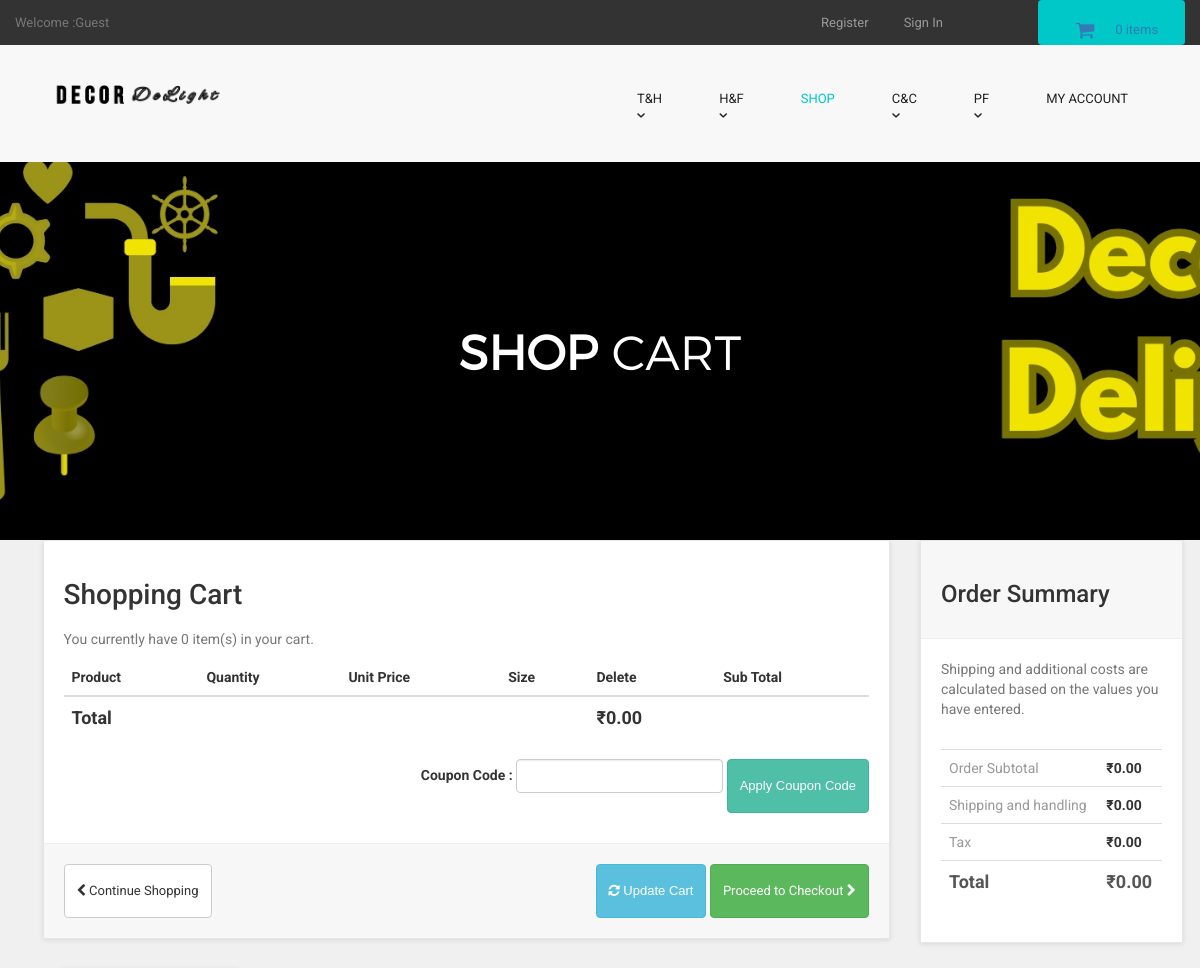
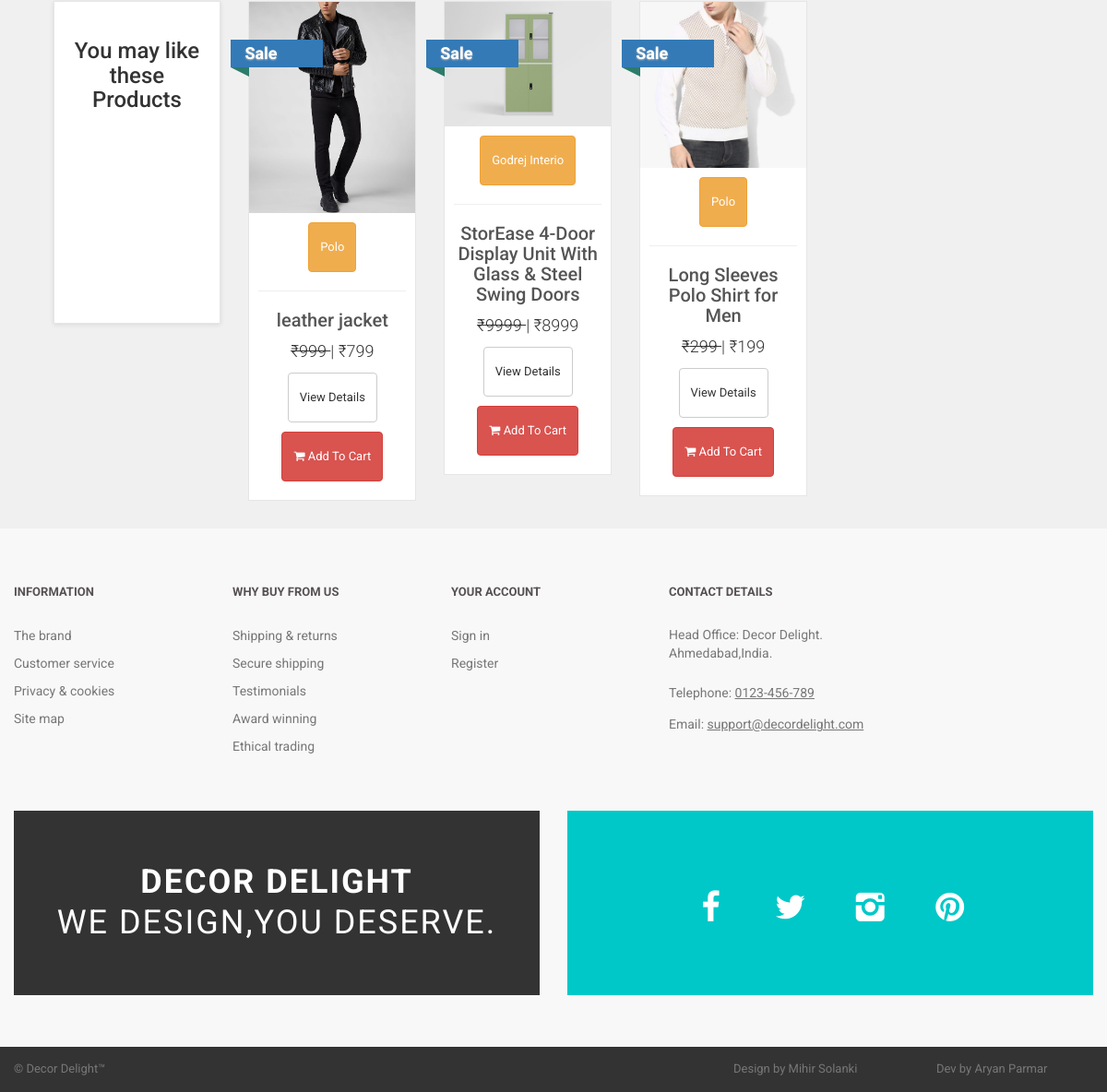
The app's page /cart.php with its own data (2 pictures, top to bottom).
### tables this page shows
CREATE TABLE `products` (
  `product_id` int(10) NOT NULL,
  `p_cat_id` int(10) NOT NULL,
  `cat_id` int(10) NOT NULL,
  `manufacturer_id` int(10) NOT NULL,
  `date` timestamp NOT NULL DEFAULT current_timestamp() ON UPDATE current_timestamp(),
  `product_title` text NOT NULL,
  `product_url` text NOT NULL,
  `product_img1` text NOT NULL,
  `product_img2` text NOT NULL,
  `product_img3` text NOT NULL,
  `product_price` int(10) NOT NULL,
  `product_psp_price` int(100) NOT NULL,
  `product_desc` text NOT NULL,
  `product_features` text NOT NULL,
  `product_video` text NOT NULL,
  `product_keywords` text NOT NULL,
  `product_label` text NOT NULL,
  `status` varchar(255) NOT NULL
);

CREATE TABLE `manufacturers` (
  `manufacturer_id` int(10) NOT NULL,
  `manufacturer_title` text NOT NULL,
  `manufacturer_top` text NOT NULL,
  `manufacturer_image` text NOT NULL
);

### cart.php (the view, shortened to what this page needs)
<?php
include("includes/db.php");
include("includes/header.php");
include("functions/functions.php");
include("includes/main.php");
?>
  <main>
    <div class="nero">
      <div class="nero__heading">
        <span class="nero__bold">SHOP</span> Cart
      </div>
    </div>
  </main>
<div id="content" >
<div class="container" >
<div class="col-md-9" id="cart" >
<div class="box" >
<form action="cart.php" method="post" enctype="multipart-form-data" >
<h1> Shopping Cart </h1>
<?php
$ip_add = getRealUserIp();
$select_cart = "select * from cart where ip_add='$ip_add'";
$run_cart = mysqli_query($con,$select_cart);
$count = mysqli_num_rows($run_cart);
?>
<p class="text-muted" > You currently have <?php echo $count; ?> item(s) in your cart. </p>
<div class="table-responsive" >
<table class="table" >
<thead>
<tr>
<th colspan="2" >Product</th>
<th>Quantity</th>
<th>Unit Price</th>
<th>Size</th>
<th colspan="1">Delete</th>
<th colspan="2"> Sub Total </th>
</tr>
</thead>
<?php
$total = 0;
?>
<tfoot>
<tr>
<th colspan="5"> Total </th>
<th colspan="2"> ₹<?php echo $total; ?>.00 </th>
</tr>
</tfoot>
</table>
<div class="form-inline pull-right">
<div class="form-group">
<label>Coupon Code : </label>
<input type="text" name="code" class="form-control">
</div>
<input class="btn btn-primary" type="submit" name="apply_coupon" value="Apply Coupon Code" >
</div>
</div>
<div class="box-footer">
<div class="pull-left">
<a href="index.php" class="btn btn-default">
<i class="fa fa-chevron-left"></i> Continue Shopping
</a>
</div>
<div class="pull-right">
<button class="btn btn-info" type="submit" name="update" value="Update Cart">
<i class="fa fa-refresh"></i> Update Cart
</button>
<a href="checkout.php" class="btn btn-success">
Proceed to Checkout <i class="fa fa-chevron-right"></i>
</a>
</div>
</div>
</form>
</div>
<div id="row same-height-row">
<div class="col-md-3 col-sm-6">
<div class="box same-height headline">
<h3 class="text-center"> You may like these Products </h3>
</div>
</div>
<?php
$get_products = "select * from products order by rand() LIMIT 0,3";
$run_products = mysqli_query($con,$get_products);
while($row_products=mysqli_fetch_array($run_products)){
$pro_title = $row_products['product_title'];
$pro_price = $row_products['product_price'];
$pro_img1 = $row_products['product_img1'];
$pro_label = $row_products['product_label'];
$manufacturer_id = $row_products['manufacturer_id'];
$get_manufacturer = "select * from manufacturers where manufacturer_id='$manufacturer_id'";
$run_manufacturer = mysqli_query($db,$get_manufacturer);
$row_manufacturer = mysqli_fetch_array($run_manufacturer);
$manufacturer_name = $row_manufacturer['manufacturer_title'];
$pro_psp_price = $row_products['product_psp_price'];
$pro_url = $row_products['product_url'];
if($pro_label == "Sale" or $pro_label == "Gift"){
$product_price = "<del> ₹$pro_price </del>";
$product_psp_price = "| ₹$pro_psp_price";
}
else{
$product_psp_price = "";
$product_price = "₹$pro_price";
}
if($pro_label == ""){
}
else{
$product_label = "
<a class='label sale' href='#' style='color:black;'>
<div class='thelabel'>$pro_label</div>
<div class='label-background'> </div>
</a>
";
}
echo "
<div class='col-md-3 col-sm-6 center-responsive' >
<div class='product' >
<a href='$pro_url' >
<img src='admin_area/product_images/$pro_img1' class='img-responsive' >
</a>
<div class='text' >
<center>
<p class='btn btn-warning'> $manufacturer_name </p>
</center>
<hr>
<h3><a href='$pro_url' >$pro_title</a></h3>
<p class='price' > $product_price $product_psp_price </p>
<p class='buttons' >
<a href='$pro_url' class='btn btn-default' >View Details</a>
<a href='$pro_url' class='btn btn-danger'>
<i class='fa fa-shopping-cart'></i> Add To Cart
</a>
</p>
</div>
$product_label
</div>
</div>
";
}
?>
</div>
</div>
<div class="col-md-3">
<div class="box" id="order-summary">
<div class="box-header">
<h3>Order Summary</h3>
</div>
<p class="text-muted">
Shipping and additional costs are calculated based on the values you have entered.
</p>
<div class="table-responsive">
<table class="table">
<tbody>
<tr>
<td> Order Subtotal </td>
<th> ₹<?php echo $total; ?>.00 </th>
</tr>
<tr>
<td> Shipping and handling </td>
<th>₹0.00</th>
</tr>
<tr>
<td>Tax</td>
<th>₹0.00</th>
</tr>
<tr class="total">
<td>Total</td>
<th>₹<?php echo $total; ?>.00</th>
</tr>
</tbody>
</table>
</div>
</div>
</div>
</div>
</div>
<?php
include("includes/footer.php");
?>
</body>
</html>

### styles/backend.css (style rules this page uses)
html { font-family: "Roboto", Helvetica, Arial, sans-serif; line-height: 1.15; -ms-text-size-adjust: 100%; -webkit-text-size-adjust: 100% }
body { margin: 0 }
h1 { font-size: 2em; margin: .67em 0 }
figcaption, figure, main { display: block }
hr { box-sizing: content-box; height: 0; overflow: visible }
a { background-color: transparent; -webkit-text-decoration-skip: objects }
img { border-style: none }
button, input, optgroup, select, textarea { font-family: sans-serif; font-size: 100%; line-height: 1.15; margin: 0 }
button, input { overflow: visible }
button, select { text-transform: none }
[type=reset], [type=submit], button, html [type=button] { -webkit-appearance: button }
html { box-sizing: border-box }
body { min-width: 1190px; font-family: Montserrat, sans-serif; font-weight: 400; background-color: white; }
.container { width: 1170px; margin: 0 auto }
img { max-width: 100%; height: auto }
.btn { display: inline-block; vertical-align: top; font-size: 13px; line-height: 40px; text-decoration: none; -webkit-transition: .3s; transition: .3s }
.nero { padding-top: 160px; padding-bottom: 140px; font-family: 'montserratlight', sans-serif; text-align: center; text-transform: uppercase; color: #FFF; background: #666 url("../images/banner-ave.jpg") no-repeat; background-size: cover; background-position: center; }
.nero__heading { font-size: 48px; }
.nero__bold { font-weight: 700; }

### styles/style.css (style rules this page uses)
body { font-family: "Roboto", Helvetica, Arial, sans-serif; font-size: 14px; line-height: 1.42857143; color: #333333; background-color: #f0f0f0; overflow-x: hidden; }
.btn-primary { color:rgb(255, 255, 255); background-color:rgb(79, 191, 168); border-color:rgb(65, 179, 156); }
.box { background: #fff; margin: 0 0 30px; border: solid 1px #e6e6e6; box-sizing: border-box; padding:20px; box-shadow: 0 1px 5px rgba(0, 0, 0, 0.1); }
#content { padding-left:25px; }
#content .product { background:#fff; border: solid 1px #e6e6e6; box-sizing: border-box; margin-bottom: 30px; }
#content .product .text p.price { font-size:18px; text-align:center; font-weight:300; }
#content .product .text .buttons { clear:both; text-align:center; }
#content .product .text h3 { text-align:center; font-size:20px; }
#content .product .text h3 a { color:rgb(85, 85, 85); }
#content .product .text { padding:10px 10px 0px; }
#content .product .text .buttons .btn { margin-bottom:10px; }
#content .headline { height: 350px; }
#content #cart .table tfoot { font-size:18px; }
.box .box-footer { background: #f7f7f7; margin: 30px -20px -20px; padding:20px; border-top: solid 1px #eeeeee; }
.box .box-footer:before, .box .box-footer:after { content:" "; display: table; }
.box .box-footer:after { clear:both; }
.box .box-header { background:#f7f7f7; margin:-20px -20px 20px; padding:20px; border-bottom: solid 1px #eeeeee; }
#content #order-summary table { margin-top: 20px; }
#content #order-summary table td { color: #999999; }
#content #order-summary table tr.total td, #content #order-summary table tr.total th { font-size: 18px; color:#555555; font-weight: 700; }
.label { text-decoration : none; position: absolute; top: 50px; padding-left:51px; z-index: 20; }
.label .thelabel { position: relative; width: 100px; padding: 6px 50px 6px 15px; margin: 40px 50px 10px -71px; color: #fff; font-size:18px; font-weight:bold; background-color: #337ab7; text-shadow: 0px 1px 2px #bbb ; }
.label .thelabel:before, .label .thelabel:after { content: ''; position: absolute; width:0; height:0; }
.label .thelabel:after { left: 0px; top: 100%; border-width : 5px 10px; border-style: solid; border-color: #2d7b6b #2d7b6b transparent transparent; }
.label.sale { top: 0; }

### records on screen
products: product_img1 (picture), manufacturer.manufacturer_title "Polo", product_title "leather jacket", product_price "999", product_psp_price "| ₹799", product_label "Sale"
products: product_img1 (picture), manufacturer.manufacturer_title "Godrej Interio", product_title "StorEase 4-Door Display Unit With Glass & Steel Swing Doors", product_price "9999", product_psp_price "| ₹8999", product_label "Sale"
products: product_img1 (picture), manufacturer.manufacturer_title "Polo", product_title "Long Sleeves Polo Shirt for Men", product_price "299", product_psp_price "| ₹199", product_label "Sale"

### other values on screen
$count_items "0"
$count "0"
$total "0"
